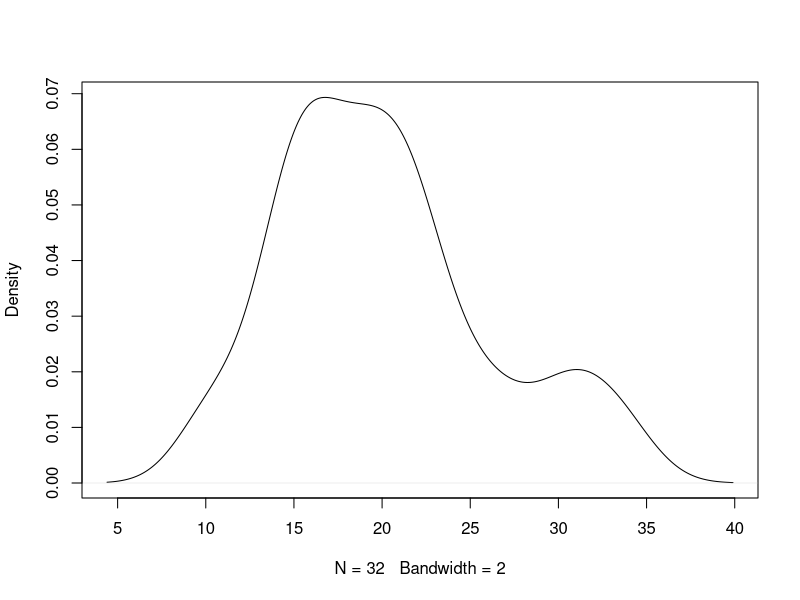
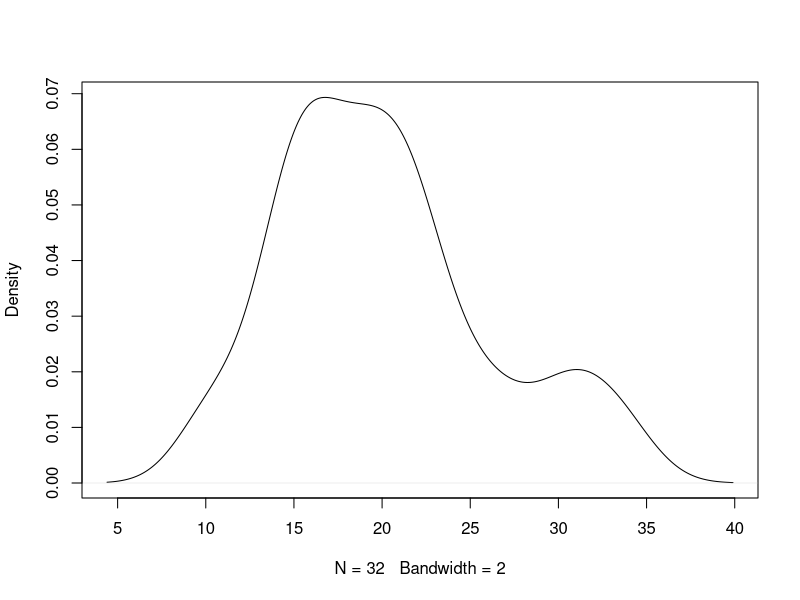
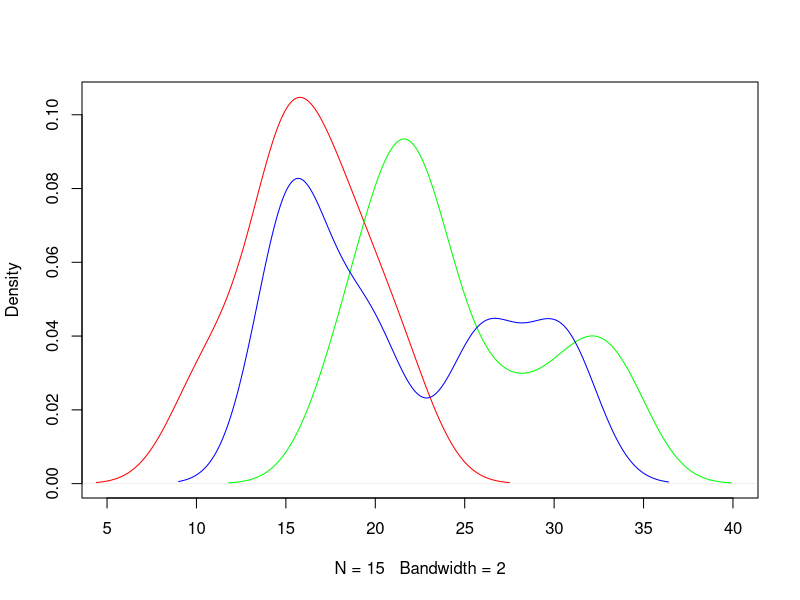

Write the R code that produced these figures, in order.
## ---- chunk 1
library(knitr)
knitr::opts_chunk$set(echo = FALSE)
## ---- chunk 2
plot(density(mtcars$mpg,bw = 2), main = "")
## ---- chunk 3
plot(density(mtcars$mpg,bw = 2), main = "")
## ---- chunk 4
plot(density(mtcars[mtcars$gear==3,"mpg"],bw = 2), main = "", xlim=c(5,40), col="red")
lines(density(mtcars[mtcars$gear==4,"mpg"],bw = 2), col="green")
lines(density(mtcars[mtcars$gear==5,"mpg"],bw = 2), col="blue")
